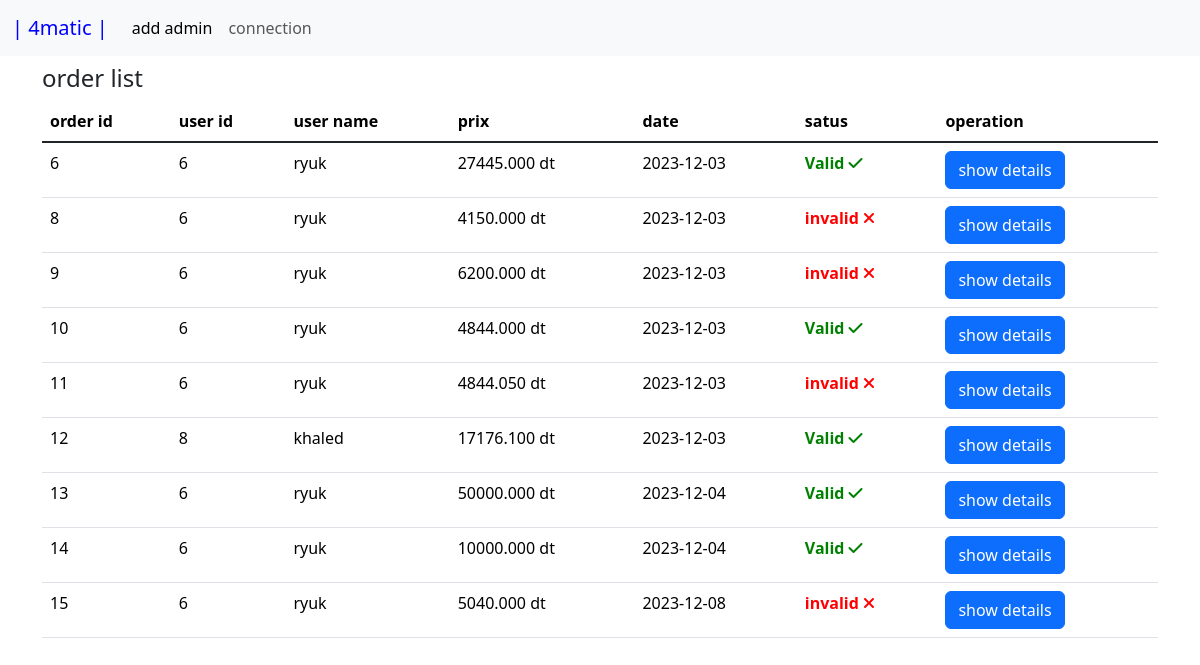
The page /order/order.php on the database its author committed.
### tables this page shows
CREATE TABLE `commande` (
  `id` int(11) NOT NULL,
  `id_client` int(11) NOT NULL,
  `total` decimal(10,3) NOT NULL,
  `valide` int(11) NOT NULL DEFAULT 0,
  `date_creation` date NOT NULL DEFAULT current_timestamp()
);

CREATE TABLE `utilisateur` (
  `id` int(10) NOT NULL,
  `login` varchar(10) NOT NULL,
  `password` varchar(10) NOT NULL,
  `date` datetime NOT NULL
);

### order/order.php (the view, shortened to what this page needs)
<!DOCTYPE html>
<html lang="en">
<head>
    <link href="https://cdnjs.cloudflare.com/ajax/libs/font-awesome/6.4.2/css/all.min.css" rel="stylesheet">
    <link href="https://cdn.jsdelivr.net/npm/bootstrap@5.3.2/dist/css/bootstrap.min.css" rel="stylesheet">
</head>
<body>
<?php
include("../include/navbar.php");
require_once("../include/database.php");
$sql=$db->query("select * from commande");
$res=$sql->fetchAll();
?>
<div class="container py-2">
    <h4>order list</h4>
    <table class="table">
  <thead>
    <tr>
      <th scope="col">order id </th>
      <th scope="col">user id </th>
      <th scope="col">user name</th>
      <th scope="col">prix</th>
      <th>date</th>
      <th>satus</th>
      <th>operation</th>
    </tr>
  </thead>
  <tbody class="table-group-divider">
    <?php foreach($res as $row){ ?>
        <tr>
            <td><?php echo $row['id']; ?></td>
            <td><?php echo $row['id_client']; ?></td>
            <?php
            $sql=$db->prepare("select * from utilisateur where id=? ");
            $sql->execute(array($row["id_client"]));
            $user = $sql->fetch() ;
            ?>
            <td><?php echo $user["login"]?></td>
            <td><?php echo $row['total']; ?> dt</td>
            <td><?php echo $row['date_creation']; ?></td>
            <td>
                <?php if ($row['valide']==1){ ?>
                    <span style="color: green; font-weight: bold;" >Valid <i class="fa-solid fa-check"></i></span>
                    <?php }elseif($row['valide']==0) { ?>
                        <span style="color: red; font-weight: bold;">invalid <i class="fa-sharp fa-solid fa-xmark"></i></span>
                        <?php } ?>
            </td>
            <td><a class="btn btn-primary" href="detailOrder.php?idOrder=<?php echo $row['id']; ?>">show details</a></td>
        </tr>
            <?php } ?>
        </tbody>
    </table>
</body>
</html>

### rows shown on the page
commande: id "6", id_client "6", utilisateur.login "ryuk", total "27445.000", date_creation "2023-12-03", valide "Valid"
commande: id "8", id_client "6", utilisateur.login "ryuk", total "4150.000", date_creation "2023-12-03", valide "invalid"
commande: id "9", id_client "6", utilisateur.login "ryuk", total "6200.000", date_creation "2023-12-03", valide "invalid"
commande: id "10", id_client "6", utilisateur.login "ryuk", total "4844.000", date_creation "2023-12-03", valide "Valid"
commande: id "11", id_client "6", utilisateur.login "ryuk", total "4844.050", date_creation "2023-12-03", valide "invalid"
commande: id "12", id_client "8", utilisateur.login "khaled", total "17176.100", date_creation "2023-12-03", valide "Valid"
commande: id "13", id_client "6", utilisateur.login "ryuk", total "50000.000", date_creation "2023-12-04", valide "Valid"
commande: id "14", id_client "6", utilisateur.login "ryuk", total "10000.000", date_creation "2023-12-04", valide "Valid"
commande: id "15", id_client "6", utilisateur.login "ryuk", total "5040.000", date_creation "2023-12-08", valide "invalid"
